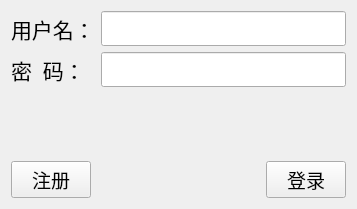
<?xml version="1.0" encoding="UTF-8"?>
<ui version="4.0">
 <class>client</class>
 <widget class="QWidget" name="client">
  <property name="geometry">
   <rect>
    <x>0</x>
    <y>0</y>
    <width>357</width>
    <height>209</height>
   </rect>
  </property>
  <property name="font">
   <font>
    <family>黑体</family>
    <pointsize>14</pointsize>
   </font>
  </property>
  <property name="windowTitle">
   <string>client</string>
  </property>
  <layout class="QGridLayout" name="gridLayout_2">
   <item row="0" column="0">
    <layout class="QGridLayout" name="gridLayout">
     <item row="1" column="0">
      <layout class="QHBoxLayout" name="horizontalLayout">
       <item>
        <widget class="QPushButton" name="regist_PB">
         <property name="text">
          <string>注册</string>
         </property>
        </widget>
       </item>
       <item>
        <spacer name="horizontalSpacer">
         <property name="orientation">
          <enum>Qt::Horizontal</enum>
         </property>
         <property name="sizeHint" stdset="0">
          <size>
           <width>40</width>
           <height>20</height>
          </size>
         </property>
        </spacer>
       </item>
       <item>
        <widget class="QPushButton" name="login_PB">
         <property name="text">
          <string>登录</string>
         </property>
        </widget>
       </item>
      </layout>
     </item>
     <item row="0" column="0">
      <layout class="QFormLayout" name="formLayout">
       <item row="0" column="1">
        <widget class="QLineEdit" name="username_LE"/>
       </item>
       <item row="1" column="0">
        <widget class="QLabel" name="label_2">
         <property name="font">
          <font>
           <family>黑体</family>
           <pointsize>16</pointsize>
          </font>
         </property>
         <property name="text">
          <string>密  码：</string>
         </property>
        </widget>
       </item>
       <item row="1" column="1">
        <widget class="QLineEdit" name="pwd_LE">
         <property name="echoMode">
          <enum>QLineEdit::Password</enum>
         </property>
        </widget>
       </item>
       <item row="0" column="0">
        <widget class="QLabel" name="label">
         <property name="font">
          <font>
           <pointsize>16</pointsize>
          </font>
         </property>
         <property name="text">
          <string>用户名：</string>
         </property>
        </widget>
       </item>
      </layout>
     </item>
    </layout>
   </item>
  </layout>
 </widget>
 <resources/>
 <connections/>
</ui>
